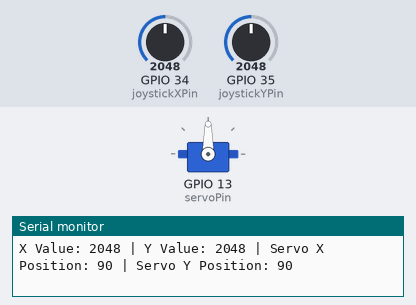
Recording of a sketch running on a simulated ESP32. On the bench: servo, the last lines printed to the serial monitor. The test bench sets the inputs (shaded band); at power-on: GPIO 34 (joystickXPin) = 2048, GPIO 35 (joystickYPin) = 2048.

Above: at 1.2 s.
1.3 s: GPIO 34 (joystickXPin) set to 2866
At 2.5 s:
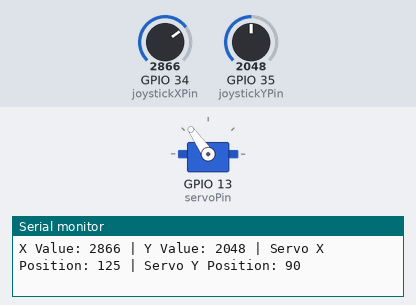
2.8 s: GPIO 34 (joystickXPin) set to 3603
At 3.7 s:
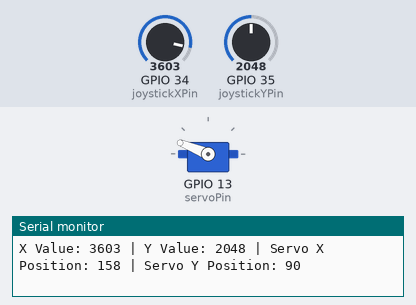
4.3 s: GPIO 34 (joystickXPin) set to 2330
At 4.7 s:
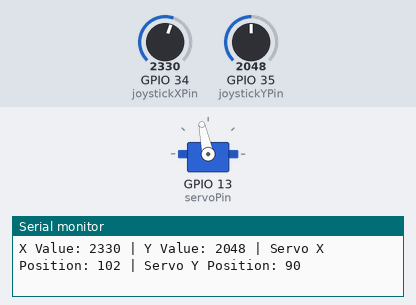
5.8 s: GPIO 34 (joystickXPin) set to 2206
At 6.9 s:
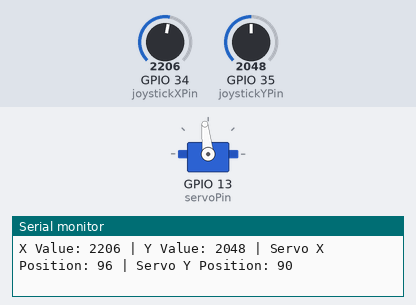
7.3 s: GPIO 34 (joystickXPin) set to 1228
At 8.3 s:
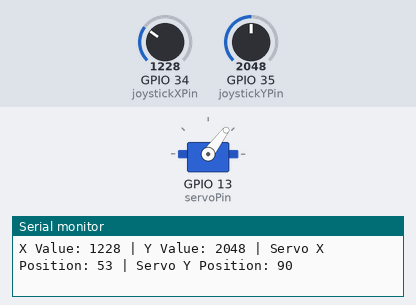
8.8 s: GPIO 34 (joystickXPin) set to 491
At 9.7 s:
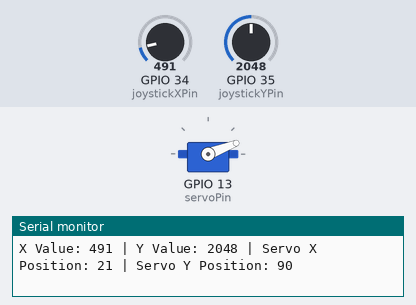
Timing chart, 0 to 11.3 s (numbered marks = the images above; inputs shaded):
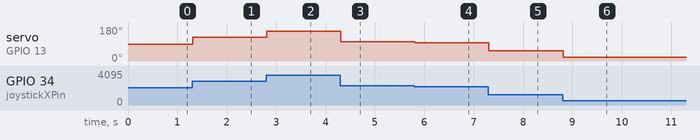

The sketch:

sketch.ino
```cpp
#include <ESP32Servo.h>  // Include the Servo library

// Define pin connections
const int joystickXPin = 34;  // X-axis of the joystick
const int joystickYPin = 35;  // Y-axis of the joystick
const int servoPin = 13;      // Pin where the servo is connected

Servo myServo;  // Create a Servo object

void setup() {
  Serial.begin(115200);      // Start serial communication for debugging
  myServo.attach(servoPin);  // Attach the servo to the pin
}

void loop() {
  // Read the joystick's X and Y values (analog inputs)
  int xValue = analogRead(joystickXPin);
  int yValue = analogRead(joystickYPin);

  // Map the joystick values (0-4095) to a servo angle (0-180 degrees)
  int servoXPos = map(xValue, 0, 4095, 0, 180);
  int servoYPos = map(yValue, 0, 4095, 0, 180);

  // Print the joystick values and the servo positions for debugging
  Serial.print("X Value: ");
  Serial.print(xValue);
  Serial.print(" | Y Value: ");
  Serial.print(yValue);
  Serial.print(" | Servo X Position: ");
  Serial.print(servoXPos);
  Serial.print(" | Servo Y Position: ");
  Serial.println(servoYPos);

  // Control the servo motors using the joystick's values
  myServo.write(servoXPos);  // Move the servo based on X-axis
  delay(15);  // Small delay for smooth movement
}
```

Measured:
- after the input at 1.3 s, servo on GPIO 13 (servoPin): 90° → 125° at once
- after the input at 2.8 s, servo on GPIO 13 (servoPin): 125° → 158° at once
- after the input at 4.3 s, servo on GPIO 13 (servoPin): 158° → 102° at once
- after the input at 5.8 s, servo on GPIO 13 (servoPin): 102° → 96° at once
- after the input at 7.3 s, servo on GPIO 13 (servoPin): 96° → 53° at once
- after the input at 8.8 s, servo on GPIO 13 (servoPin): 53° → 21° at once
